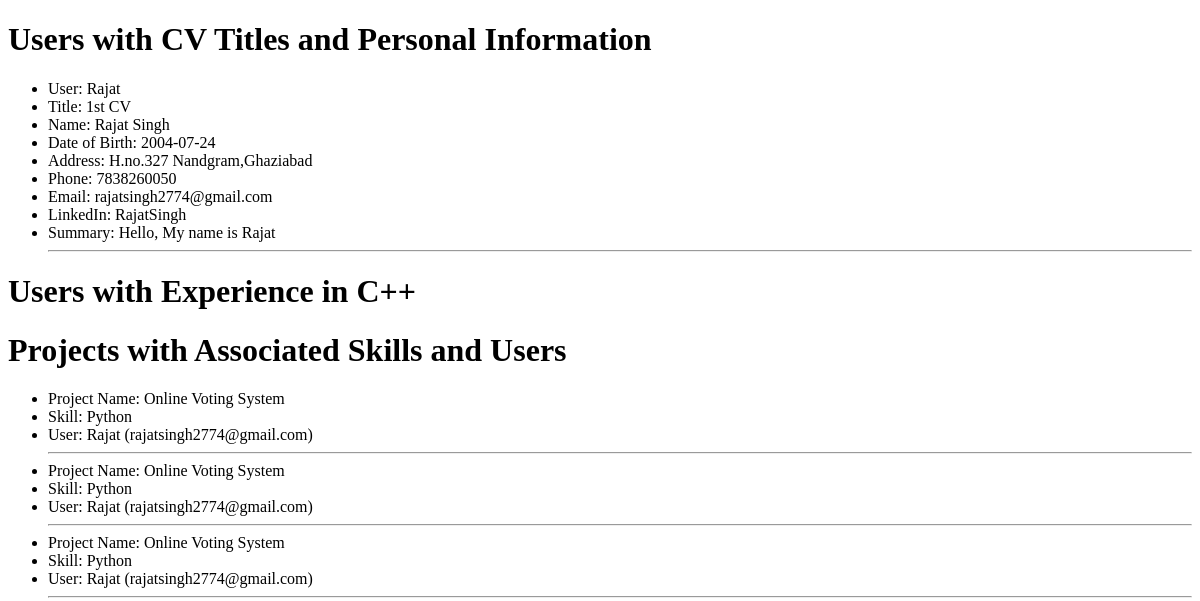
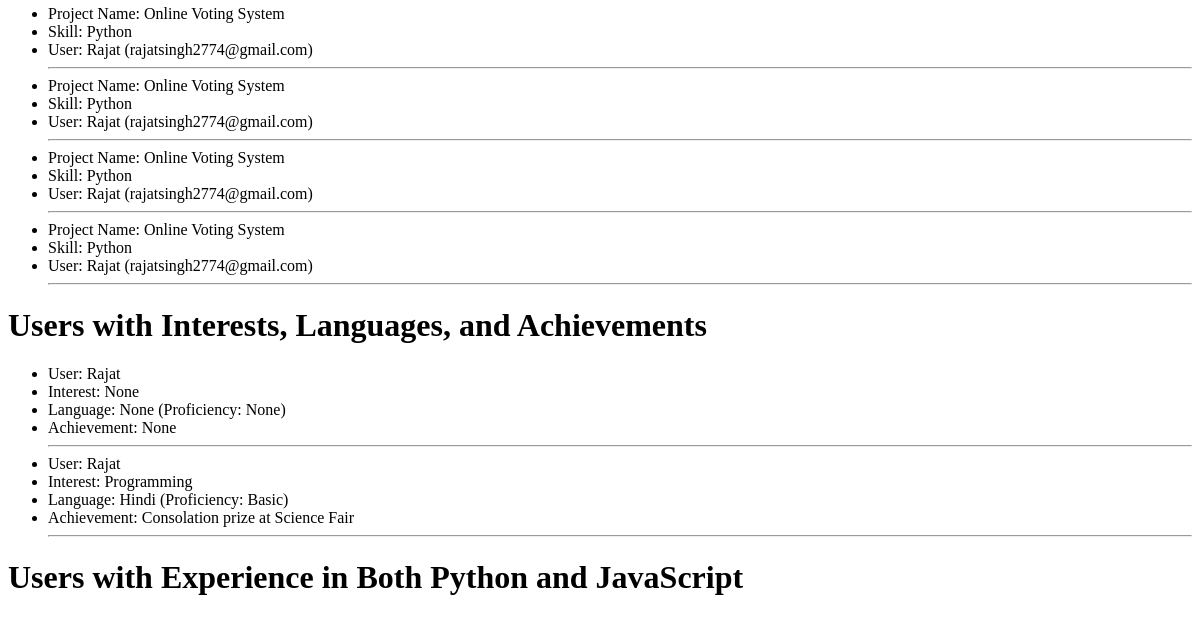
Before: /display_data with the older database file (2 pictures, top to bottom).
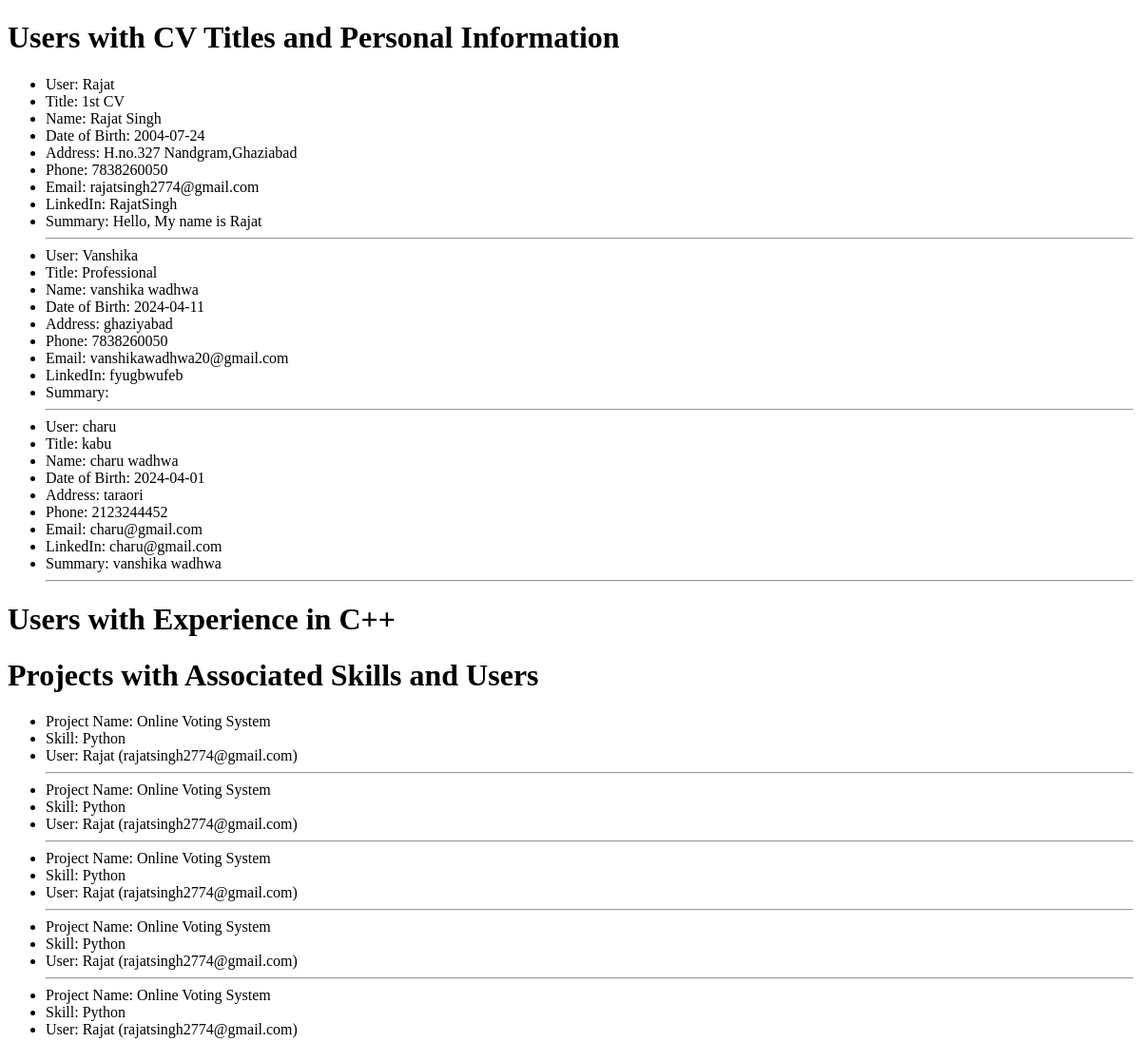
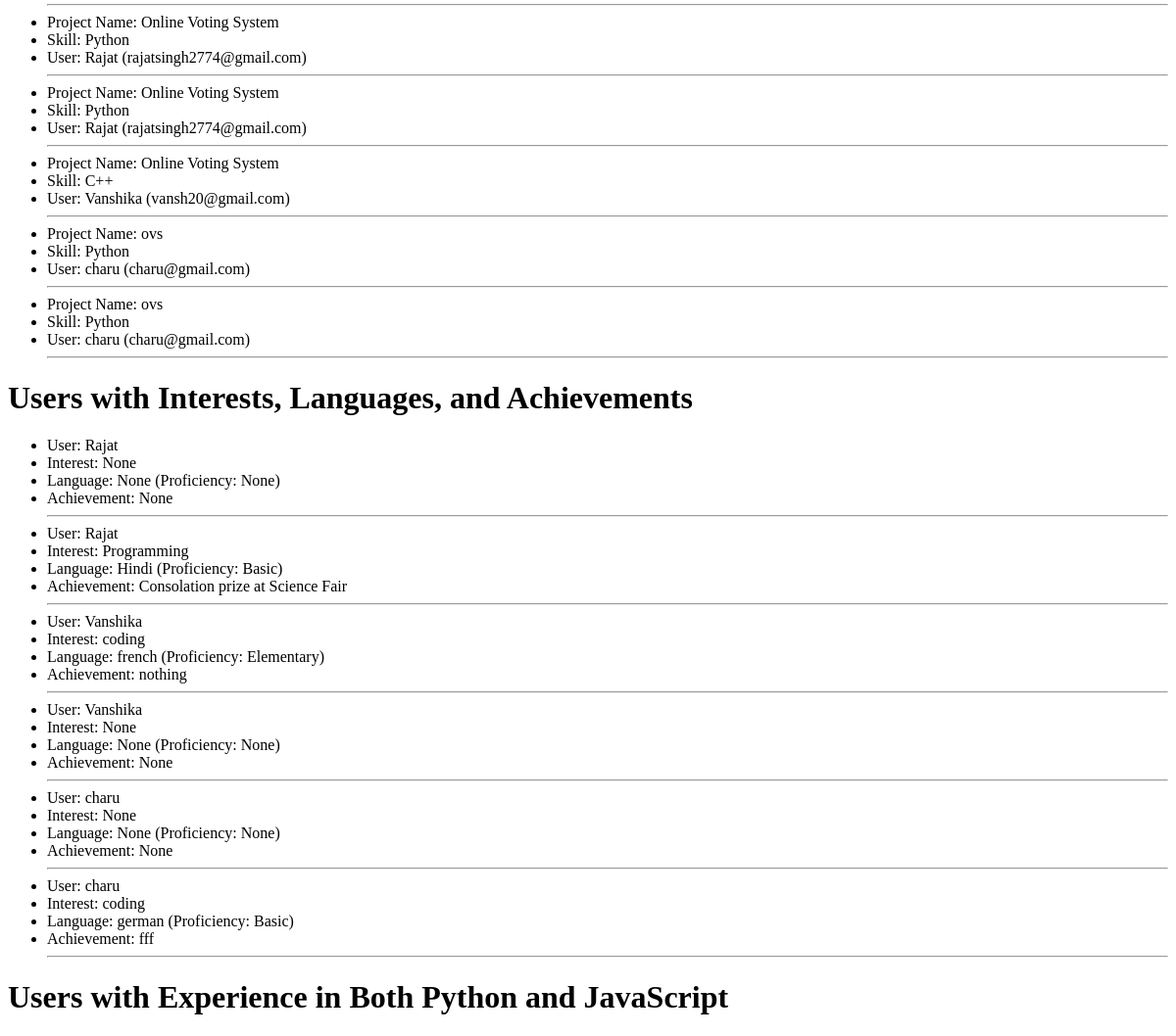
After: the same page with the newer database file (2 pictures, top to bottom).
### app.py (models this page shows)
class PersonalInformation(db.Model):
    PersonalInfoID = db.Column(db.Integer, primary_key=True)
    Userid = db.Column(db.Integer, db.ForeignKey("user.Userid"), nullable=False)
    CV_ID = db.Column(
        db.Integer, db.ForeignKey("cv.CV_ID"), nullable=False
    )  # New column for CV ID
    Fname = db.Column(db.String(100), nullable=False)
    Lname = db.Column(db.String(100), nullable=False)
    DOB = db.Column(db.Date, nullable=False)
    Address = db.Column(db.String(255), nullable=False)
    Phn = db.Column(db.String(20), nullable=False)
    Email = db.Column(db.String(100), nullable=False)
    LinkedIn = db.Column(db.String(255))
    Summary = db.Column(db.Text)

class User(db.Model):
    Userid = db.Column(db.Integer, primary_key=True)
    username = db.Column(db.String(100), nullable=False)
    email = db.Column(db.String(100), nullable=False, unique=True)
    password = db.Column(db.String(128), nullable=False)

class CV(db.Model):
    CV_ID = db.Column(db.Integer, primary_key=True)
    Userid = db.Column(db.Integer, db.ForeignKey("user.Userid"), nullable=False)
    Title = db.Column(db.String(255), nullable=False)

class Project(db.Model):
    ProjectID = db.Column(db.Integer, primary_key=True)
    CV_ID = db.Column(db.Integer, db.ForeignKey("cv.CV_ID"), nullable=False)
    Userid = db.Column(db.Integer, db.ForeignKey("user.Userid"), nullable=False)
    skill_id = db.Column(db.Integer, db.ForeignKey("skills.SkillID"))
    PrjtName = db.Column(db.String(255), nullable=False)
    Desc = db.Column(db.String(255), nullable=False)
    Responsibilities = db.Column(db.String(255), nullable=False)

class Skills(db.Model):
    __tablename__ = "skills"
    SkillID = db.Column(db.Integer, primary_key=True)
    Userid = db.Column(db.Integer, db.ForeignKey("user.Userid"), nullable=False)
    CV_ID = db.Column(db.Integer, db.ForeignKey("cv.CV_ID"), nullable=False)
    skill_name = db.Column(db.String(255), nullable=False)  # Renamed from Skillname
    proficiency = db.Column(db.String(255), nullable=False)

class Language(db.Model):
    CV_ID = db.Column(db.Integer, db.ForeignKey("cv.CV_ID"), nullable=False)
    LanguageID = db.Column(db.Integer, primary_key=True)
    Userid = db.Column(db.Integer, db.ForeignKey("user.Userid"), nullable=False)
    LangName = db.Column(db.String(100), nullable=False)
    Proficiency_Lang = db.Column(db.String(50), nullable=False)

class Interest(db.Model):
    CV_ID = db.Column(db.Integer, db.ForeignKey("cv.CV_ID"), nullable=False)
    InterestID = db.Column(db.Integer, primary_key=True)
    Userid = db.Column(db.Integer, db.ForeignKey("user.Userid"), nullable=False)
    interest_name = db.Column(db.String(255), nullable=False)

class Achievement(db.Model):
    CV_ID = db.Column(db.Integer, db.ForeignKey("cv.CV_ID"), nullable=False)
    AchievID = db.Column(db.Integer, primary_key=True)
    Userid = db.Column(db.Integer, db.ForeignKey("user.Userid"), nullable=False)
    desc = db.Column(db.String(255), nullable=False)

### app.py (the view)
@app.route("/display_data")
def display_data():
    users_with_cv_personal_info = (
        db.session.query(
            User,
            CV.Title,
            PersonalInformation.Fname,
            PersonalInformation.Lname,
            PersonalInformation.DOB,
            PersonalInformation.Address,
            PersonalInformation.Phn,
            PersonalInformation.Email,
            PersonalInformation.LinkedIn,
            PersonalInformation.Summary,
        )
        .join(CV, User.Userid == CV.Userid)
        .join(PersonalInformation, CV.CV_ID == PersonalInformation.CV_ID)
        .all()
    )
    users_with_specific_skill_experience = (
        db.session.query(User)
        .join(CV, User.Userid == CV.Userid)
        .join(Experience, CV.CV_ID == Experience.CV_ID)
        .join(Skills, Experience.skill_id == Skills.SkillID)
        .filter(Skills.skill_name == "C++")
        .distinct(User.Userid)
        .all()
    )
    projects_with_skills_and_users = (
        db.session.query(Project, Skills.skill_name, User.username, User.email)
        .join(Skills, Project.skill_id == Skills.SkillID)
        .join(CV, Project.CV_ID == CV.CV_ID)
        .join(User, CV.Userid == User.Userid)
        .all()
    )
    user_interests_languages_achievements = (
        db.session.query(
            User,
            Interest.interest_name,
            Language.LangName,
            Language.Proficiency_Lang,
            Achievement.desc,
        )
        .join(CV, User.Userid == CV.Userid, isouter=True)
        .join(Interest, CV.CV_ID == Interest.CV_ID, isouter=True)
        .join(Language, CV.CV_ID == Language.CV_ID, isouter=True)
        .join(Achievement, CV.CV_ID == Achievement.CV_ID, isouter=True)
        .all()
    )
    users_with_multiple_skills_experience = (
        db.session.query(User)
        .join(CV, User.Userid == CV.Userid)
        .join(Experience, CV.CV_ID == Experience.CV_ID)
        .join(Skills, Experience.skill_id == Skills.SkillID)
        .filter(Skills.skill_name.in_(["Python", "JavaScript"]))
        .group_by(User.Userid)
        .having(db.func.count(db.distinct(Skills.SkillID)) == 2)
        .all()
    )
    return render_template(
        "display_data.html",
        users_with_cv_personal_info=users_with_cv_personal_info,
        users_with_specific_skill_experience=users_with_specific_skill_experience,
        projects_with_skills_and_users=projects_with_skills_and_users,
        user_interests_languages_achievements=user_interests_languages_achievements,
        users_with_multiple_skills_experience=users_with_multiple_skills_experience,
    )

### templates/display_data.html (shortened to what this page needs)
<!DOCTYPE html>
<html lang="en">
<head>
</head>
<body>
    <h1>Users with CV Titles and Personal Information</h1>
    <ul>
        {% for user, title, fname, lname, dob, address, phn, email, linkedin, summary in users_with_cv_personal_info %}
            <li>User: {{ user.username }}</li>
            <li>Title: {{ title }}</li>
            <li>Name: {{ fname }} {{ lname }}</li>
            <li>Date of Birth: {{ dob }}</li>
            <li>Address: {{ address }}</li>
            <li>Phone: {{ phn }}</li>
            <li>Email: {{ email }}</li>
            <li>LinkedIn: {{ linkedin }}</li>
            <li>Summary: {{ summary }}</li>
            <hr>
        {% endfor %}
    </ul>
    <h1>Users with Experience in C++</h1>
<h1>Projects with Associated Skills and Users</h1>
<ul>
    {% for project, skill_name, username, email in projects_with_skills_and_users %}
        <li>Project Name: {{ project.PrjtName }}</li>
        <li>Skill: {{ skill_name }}</li>
        <li>User: {{ username }} ({{ email }})</li>
        <hr>
    {% endfor %}
</ul>
<h1>Users with Interests, Languages, and Achievements</h1>
<ul>
    {% for user, interest, lang_name, proficiency, achievement_desc in user_interests_languages_achievements %}
        <li>User: {{ user.username }}</li>
        <li>Interest: {{ interest }}</li>
        <li>Language: {{ lang_name }} (Proficiency: {{ proficiency }})</li>
        <li>Achievement: {{ achievement_desc }}</li>
        <hr>
    {% endfor %}
</ul>
<h1>Users with Experience in Both Python and JavaScript</h1>
</body>
</html>

Changed rows visible on the page:
added PersonalInformation: username "Vanshika", Title "Professional", Fname "vanshika", Lname "wadhwa", DOB "2024-04-11", Address "ghaziyabad", Phn "7838260050", Email "vanshikawadhwa20@gmail.com", LinkedIn "fyugbwufeb"
added PersonalInformation: username "charu", Title "kabu", Fname "charu", Lname "wadhwa", DOB "2024-04-01", Address "taraori", Phn "2123244452", Email "charu@gmail.com", LinkedIn "charu@gmail.com", Summary "vanshika wadhwa"
added Project: PrjtName "Online Voting System", skill_name "C++", username "Vanshika", email "vansh20@gmail.com"
added Project: PrjtName "ovs", skill_name "Python", username "charu", email "charu@gmail.com"
added Project: PrjtName "ovs", skill_name "Python", username "charu", email "charu@gmail.com"
added Language: username "Vanshika", interest_name "coding", LangName "french", Proficiency_Lang "Elementary", desc "nothing"
added User: username "Vanshika", interest "None", lang_name "None", proficiency "None", achievement_desc "None"
added User: username "charu", interest "None", lang_name "None", proficiency "None", achievement_desc "None"
added Language: username "charu", interest_name "coding", LangName "german", Proficiency_Lang "Basic", desc "fff"
